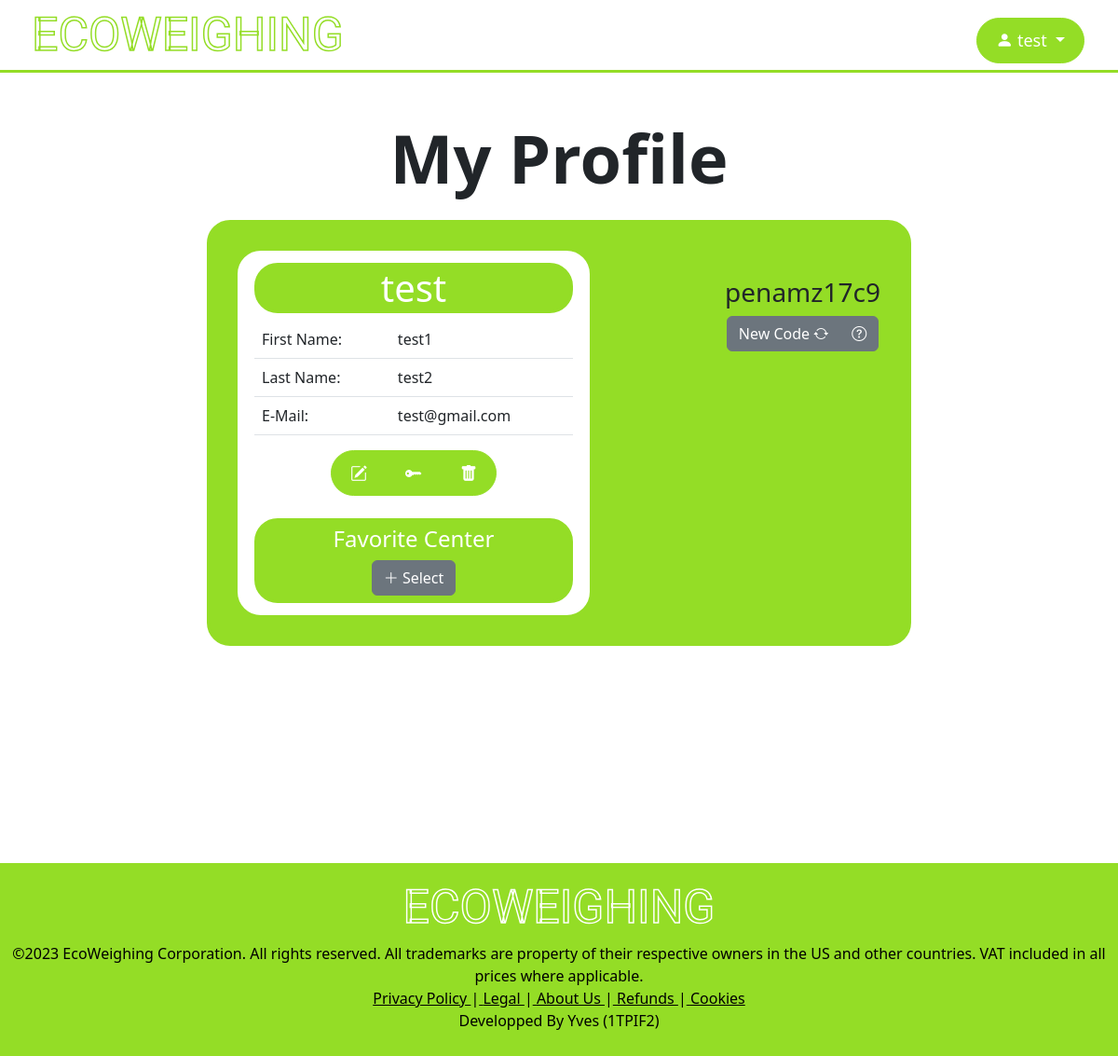
The app's page /EcoWeighing/index.php?page=profile&user=test (signed in) with its own data.
### tables this page shows
CREATE TABLE TBLUSERS (
    USERNAME varchar(100) NOT NULL,
    FIRSTNAME varchar(100),
    LASTNAME varchar(100),
    EMAIL varchar(100),
    TYPE ENUM('usr','adm') default 'usr' NOT NULL,
    AUTHCODE varchar(10) UNIQUE,
    PASSWORD varchar(70),
    FICENTERCODE varchar(5),
    PRIMARY KEY (USERNAME),
    FOREIGN KEY (FICENTERCODE) REFERENCES TBLCENTERS(CENTERCODE) ON DELETE SET NULL ON UPDATE CASCADE
);

### EcoWeighing/inc/contents/profile.inc.php (the view, shortened to what this page needs)
<?php
if($_SESSION["username"] == $_GET["user"] || $_SESSION["type"] == "adm"){
    $link = mysqli_connect(HOST,DB_USER,DB_PASSWORD,DATABASE) OR die();
    $username = mysqli_real_escape_string($link,$_GET["user"]);
    $query = "SELECT * FROM tblusers
                WHERE username = '$username'
            ";
    $result = mysqli_query($link,$query) OR die(mysqli_error($link));
    if(mysqli_num_rows($result) == 1){
        $row = mysqli_fetch_assoc($result);
        $username = $row["USERNAME"];
        $fname = $row["FIRSTNAME"];
        $lname = $row["LASTNAME"];
        $email = $row["EMAIL"];
        $type = $row["TYPE"];
        $authcode = $row["AUTHCODE"];
        $favcenter = $row["FICENTERCODE"];
        echo "<h1 class=\"text-center mt-5 display-2 fw-semibold\">";if($_SESSION["username"] == $_GET["user"]){echo "My ";} echo "Profile</h1>";
        echo "<div class=\"profile_container\">";
        echo "<div class=\"profile_data\">
                <h1 class=\"profile_username\">$username</h1>
                <table class=\"table\">
                    <tr>
                        <td>First Name:</td>
                        <td>$fname</td>
                    </tr>
                    <tr>
                        <td>Last Name:</td>
                        <td>$lname</td>
                    </tr>
                    <tr>
                        <td>E-Mail:</td>
                        <td>$email</td>
                    </tr>
                </table>
            ";
        if($_SESSION["username"] == $username || $type != "adm"){
            echo "<div class=\"text-center\">";
            echo "<div class=\"btn-group\" role=\"group\">";
            echo "<button type=\"button\" class=\"btn customBtn btn-green\" data-bs-toggle=\"modal\" data-bs-target=\"#modyfyModal\">
                    <i class=\"bi bi-pencil-square\"></i>
                </button>";
            echo "<button type=\"button\" class=\"btn customBtn btn-green\" data-bs-toggle=\"modal\" data-bs-target=\"#passModal\">
                    <i class=\"bi bi-key-fill\"></i>
                </button>";
            echo "<button type=\"button\" class=\"btn customBtn btn-green\" data-bs-toggle=\"modal\" data-bs-target=\"#delUserModal\">
                    <i class=\"bi bi-trash-fill\"></i>
                </button>";
            echo "</div>";
            echo "</div>";
        }
        echo "<br><div class=\"profile_center\"><h4 style=\"color:white\">Favorite Center</h4>";
        if($favcenter == null){
            echo "<button type=\"button\" class=\"btn btn-secondary\" data-bs-toggle=\"modal\" data-bs-target=\"#favCenter\">
                    <i class=\"bi bi-plus-lg\"></i> </i>Select
                </button>";
        }
        echo "</div>";
        echo "</div>";
        echo "<div class=\"profile_QR\">";
        showQR($authcode);
        if($_SESSION["username"] == $username || $type != "adm"){
            echo "<div class=\"btn-group\" role=\"group\">";
            echo "<a href=\"index.php?page=profile&user=$username&NewCode\" class=\"btn btn-secondary\">New Code <i class=\"bi bi-arrow-repeat\"></i></a>";
            echo "<button type=\"button\" class=\"btn btn-secondary\" data-bs-toggle=\"modal\" data-bs-target=\"#QRModal\">
                    <i class=\"bi bi-question-circle\"></i>
                </button>";
            echo "</div>";
        }
        echo "</div>";
        echo "</div>";
        if($_SESSION["username"] == $username || $type != "adm"){
            if($favcenter == null){modal_profile_favcenter();}else{modal_profile_favcenter(true);}
        }
    }
    else{
        echo "<div class=\"alert alert-danger form-alert\">Account dosen't exist!</div>";
    }
}else{
    echo "<script>window.location.href = 'index.php?page=401'</script>";
}
?>

### EcoWeighing/inc/functions.inc.php (shortened to what this page needs)
<?php
function showQR($code){
    echo "<div>
            <script src=\"https://cdn.rawgit.com/davidshimjs/qrcodejs/gh-pages/qrcode.min.js\"></script>
            <div id=\"qrcode\"></div>
            <script type=\"text/javascript\">
                new QRCode(document.getElementById(\"qrcode\"), {text: \"$code\", colorDark: \"#ffffff\", colorLight : \"#94dd26\"});
            </script>
            <h3 class=\"mt-2\" style=\"display: inline-block;\">
                $code
            </h3>
        </div>";
}
?>

### EcoWeighing/css/style.css (style rules this page uses)
.customBtn { border-radius: 25px; padding-top: 10px; padding-bottom: 10px; padding-left: 20px; padding-right: 20px; font-size: large; }
.btn-green { background-color: #94dd26; border-color: #94dd26; color: white; }
.profile_container { display: flex; background-color: #94dd26; width: 20cm; margin-left: auto; margin-right: auto; margin-top: 2%; border: 3px solid #94dd26; border-radius: 25px; padding: 30px; }
.profile_data { background-color: white; width: 10cm; padding: 5px; padding-left: 15px; padding-right: 15px; border: 3px solid white; border-radius: 25px; }
.profile_username { margin-top: 5px; text-align: center; color: white; background-color: #94dd26; border: 3px solid #94dd26; border-radius: 25px; }
.profile_center { text-align: center; background-color: #94dd26; border: 3px solid #94dd26; border-radius: 25px; padding: 5px; margin-bottom: 5px; }
.profile_QR { margin-top: 20px; text-align: center; margin-left: auto; }

### records on screen
tblusers: USERNAME "test", FIRSTNAME "test1", LASTNAME "test2", EMAIL "test@gmail.com", AUTHCODE "penamz17c9"

### other values on screen
substr($_SESSION["username"], 0, 10) "test"
